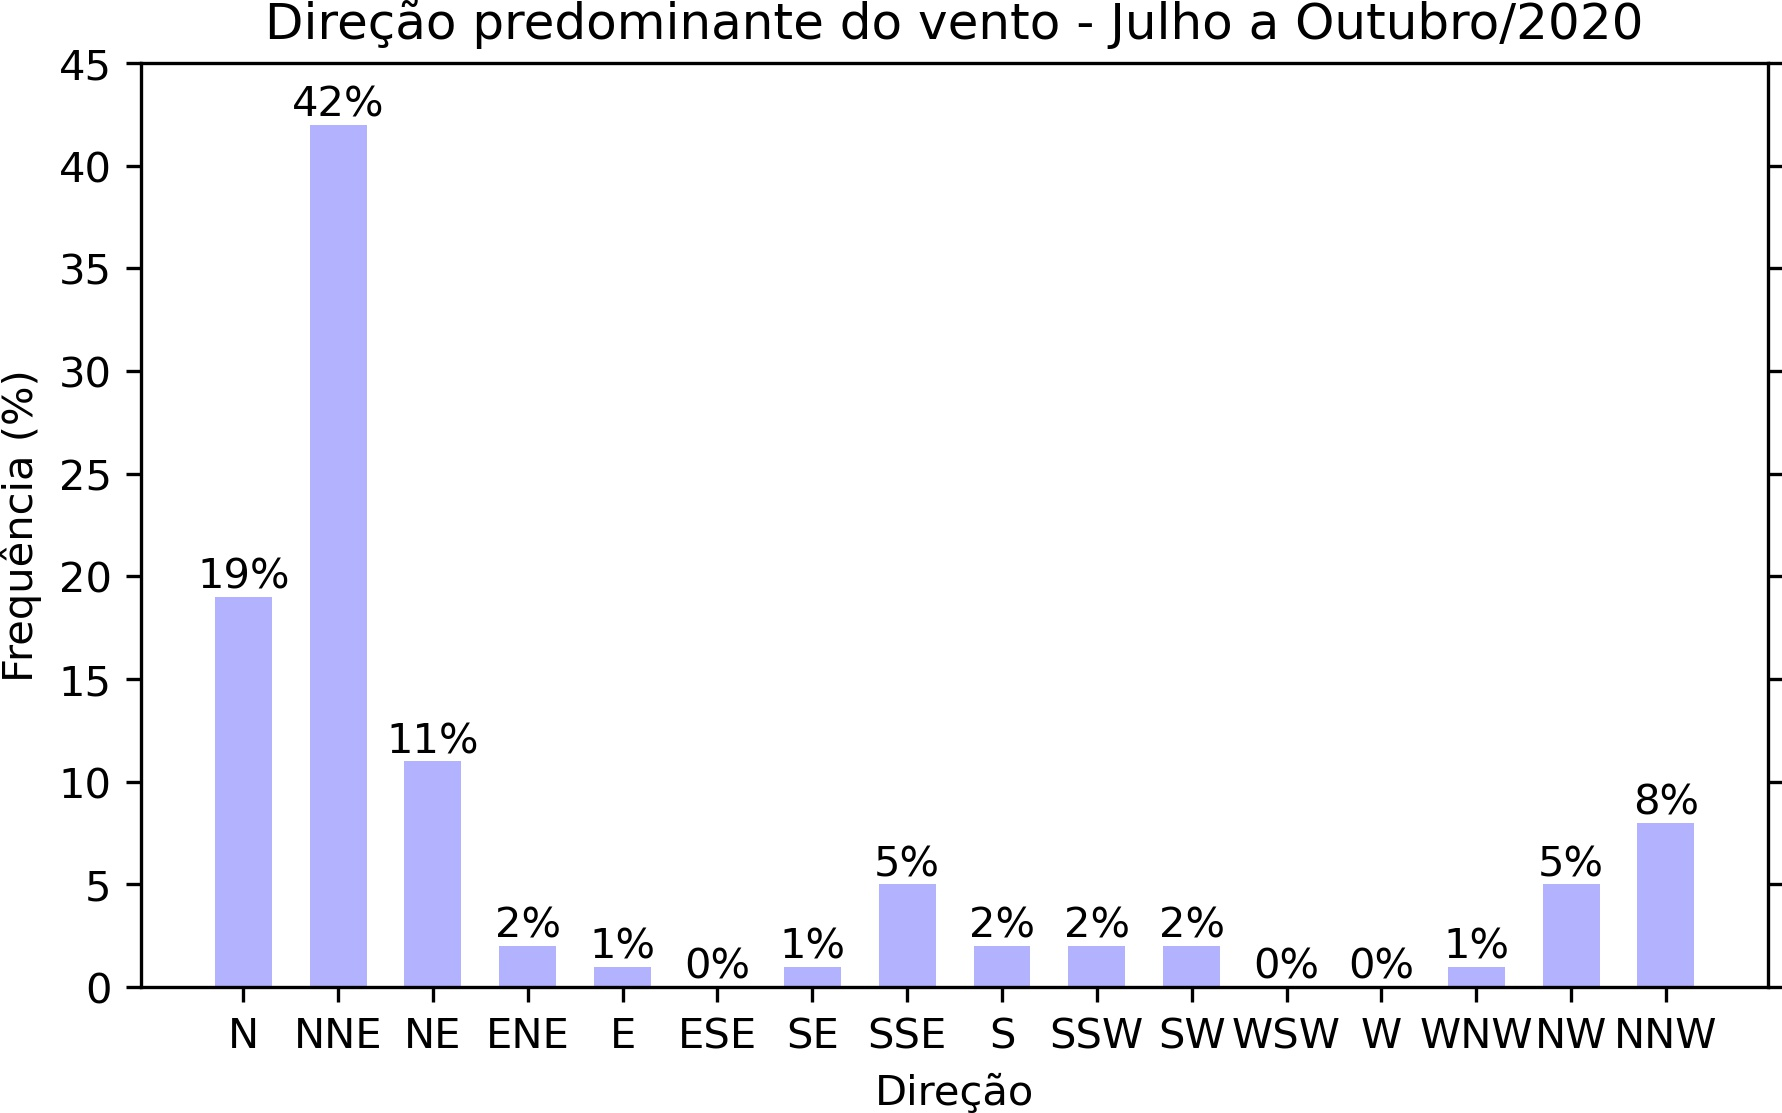

Source code (Python):
import pandas as pd
import matplotlib.pyplot as plt
import numpy as np

# Função que adiciona o label nas barras e a unidade de porcentagem (%).
def define_label (ax, rects, values):
    for rect, value in zip(rects, values):
        height = rect.get_height()
        ax.text(rect.get_x() + rect.get_width() / 2, height, f'{value}%', ha='center', va='bottom', fontsize=8)

# Abertura do arquivo vento_direcao_velocidade_porcentagem.txt com o separador TAB. Adiciona também o título de cada coluna.
# A primeira coluna é o mês, a segunda, a climatologia, a terceria, o ano de 2019 e a quarta, o ano de 2020.
df = pd.read_csv('../../dados/texto/vento_direcao_velocidade_porcentagem.txt', sep= '\t', names=['Direção', 'dirPorcentagem', 'velPorcentagem'])

x = df['Direção']  # Importa a Direção no formato string.
y = df['dirPorcentagem']  # Importa a coluna com os valores percentuais.

r1 = np.arange(16)  # [0, 1, 2, ..., 15]. Vetor com os índices do eixo x.
x1 = [y - 0.13 for y in r1]
x2 = [y + 0.13 for y in r1]

fig, ax = plt.subplots(figsize=(7, 4))  # Largura e altura da figura.

# Gera o plot.
plt.bar(x, y, color='blue', label='Precipitação', width=0.6, alpha=0.30) 

# Chama a função para adicionar os valores em cada uma das barras.
define_label(ax, ax.containers[0].patches, y)

# Título principal da figura.
plt.title('Direção predominante do vento - Julho a Outubro/2020', fontsize=8)

# Formatação do eixo x.
plt.xlabel('Direção', fontsize=8)  # Título do eixo x e o tamanho da fonte.
plt.xticks(fontsize=8)  # Tamanho dos rótulos do eixo x.
# Rótulos do eixo x definido pelo usuário.
ax.set_xticks(ticks=['N', 'NNE', 'NE', 'ENE', 'E', 'SE', 'ESE', 'SSE', 'S', 'SSW', 'SW', 'WSW', 'W', 'WNW', 'NW', 'NNW'])  

#  Formatação do eixo y.
plt.ylabel('Frequência (%)', fontsize=8)  #  Título do eixo y e o tamanho da fonte.
plt.yticks(fontsize=8)  #  Tamanho dos rótulos do eixo y.
plt.tick_params(axis='y', right=True)  #  Habilita o tickmark do eixo direito.
ax.set_ylim(0, 45)  #  Mínimo e máximo valor do eixo y.

# Salva a figura no formato ".jpg" com dpi=300 e remove espaços excedentes.
plt.savefig('ex08.jpg', transparent=True, dpi=300, bbox_inches='tight', pad_inches=0)